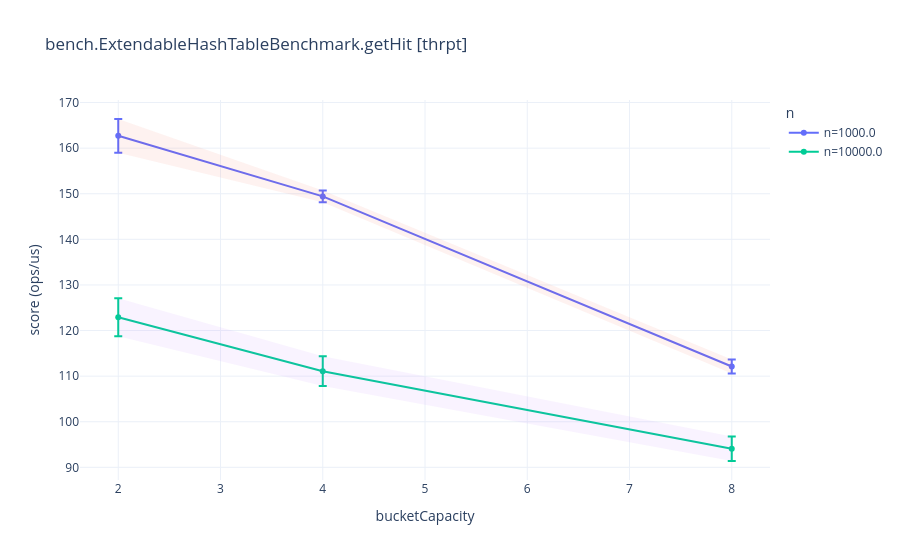

Notebook code cell kept with this figure:
### Markdown cell above
### bench.ExtendableHashTableBenchmark.getHit
**mode**: `thrpt`

### Code cell
g = df[(df['benchmark'] == "bench.ExtendableHashTableBenchmark.getHit") & (df['mode'] == "thrpt")].copy()
fig, x_param, series_param, varying = build_chart(g, "bench.ExtendableHashTableBenchmark.getHit [thrpt]")
fig.show()
table_cols = ['benchmark', 'mode'] + [c for c in param_cols if c in g.columns] + ['score', 'scoreError', 'ciLow', 'ciHigh', 'unit']
display(g[table_cols].sort_values(table_cols[:2]).reset_index(drop=True))

### Figure 1 — Plotly figure (JSON) as saved in the notebook; plotly's stock layout.template omitted (floating-point values rounded to 4 significant figures)
{"data": [{"error_y": {"array": [3.689, 1.305, 1.547], "type": "data", "visible": true}, "mode": "lines+markers", "name": "n=1000.0", "type": "scatter", "x": [2.0, 4.0, 8.0], "y": [162.7, 149.4, 112.1]}, {"fill": "toself", "hoverinfo": "skip", "line": {"width": 0}, "mode": "lines", "opacity": 0.15, "showlegend": false, "type": "scatter", "x": [2.0, 4.0, 8.0, 8.0, 4.0, 2.0], "y": [166.4, 150.7, 113.7, 110.6, 148.1, 159.0]}, {"error_y": {"array": [4.16, 3.264, 2.694], "type": "data", "visible": true}, "mode": "lines+markers", "name": "n=10000.0", "type": "scatter", "x": [2.0, 4.0, 8.0], "y": [122.9, 111.1, 94.08]}, {"fill": "toself", "hoverinfo": "skip", "line": {"width": 0}, "mode": "lines", "opacity": 0.15, "showlegend": false, "type": "scatter", "x": [2.0, 4.0, 8.0, 8.0, 4.0, 2.0], "y": [127.1, 114.4, 96.78, 91.39, 107.8, 118.8]}], "layout": {"legend": {"title": {"text": "n"}}, "title": {"text": "bench.ExtendableHashTableBenchmark.getHit [thrpt]"}, "xaxis": {"title": {"text": "bucketCapacity"}}, "yaxis": {"title": {"text": "score (ops/us)"}}}}
